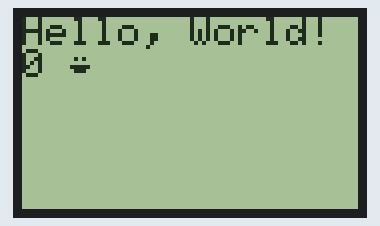
This sketch was run on a simulated Arduino Uno, built with avr-gcc and run on an emulated ATmega328P. Parts: 84×48 one-colour display.

Above: at 0.13 s.
At 4.98 s:
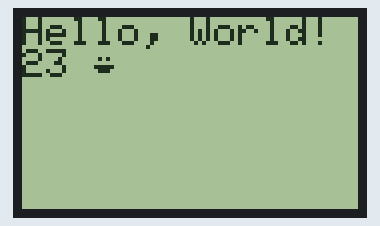
At 10.05 s:
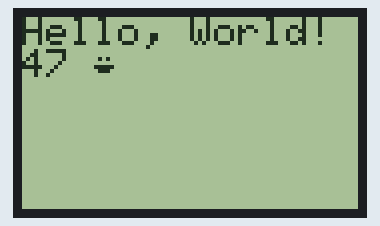
At 19.97 s:
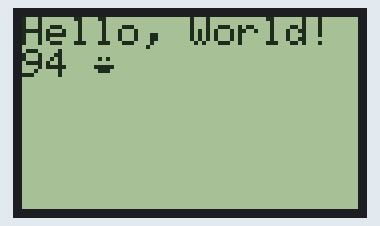
At 29.92 s:
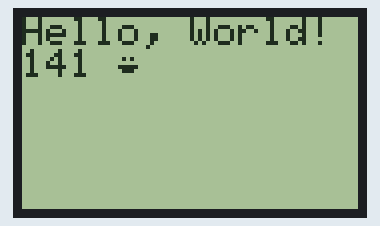
At 39.87 s:
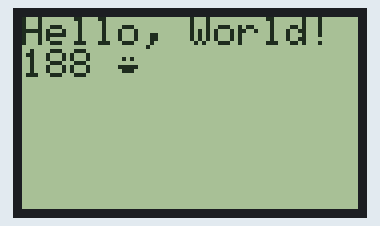

The sketch:

lcd.ino
```cpp
#include<PCD8544.h>

// A custom glyph (a smiley)...
static const byte glyph[] = { B00010000, B00110100, B00110000, B00110100, B00010000 };

static PCD8544 lcd;

void setup() {
  // PCD8544-compatible displays may have a different resolution...
  lcd.begin(84, 48);

  // Add the smiley to position "0" of the ASCII table...
  lcd.createChar(0, glyph);
}


void loop() {
  // Just to show the program is alive...
  static int counter = 0;

  // Write a piece of text on the first line...
  lcd.setCursor(0, 0);
  lcd.print("Hello, World!");

  // Write the counter on the second line...
  lcd.setCursor(0, 1);
  lcd.print(counter, DEC);
  lcd.write(' ');
  lcd.write(0);  // write the smiley

  // Use a potentiometer to set the LCD contrast...
  // short level = map(analogRead(A0), 0, 1023, 0, 127);
  // lcd.setContrast(level);

  delay(200);
  counter++;
}
```
